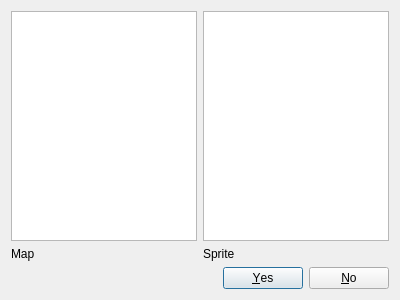
<?xml version="1.0" encoding="UTF-8"?>
<ui version="4.0">
 <class>ColourMatchDialog</class>
 <widget class="QDialog" name="ColourMatchDialog">
  <property name="geometry">
   <rect>
    <x>0</x>
    <y>0</y>
    <width>400</width>
    <height>300</height>
   </rect>
  </property>
  <property name="windowTitle">
   <string>Dialog</string>
  </property>
  <layout class="QVBoxLayout" name="verticalLayout">
   <item>
    <layout class="QGridLayout" name="gridLayout">
     <item row="0" column="1">
      <widget class="QGraphicsView" name="spriteColour"/>
     </item>
     <item row="0" column="0">
      <widget class="QGraphicsView" name="mapColour"/>
     </item>
     <item row="1" column="0">
      <widget class="QLabel" name="label">
       <property name="text">
        <string>Map</string>
       </property>
      </widget>
     </item>
     <item row="1" column="1">
      <widget class="QLabel" name="label_2">
       <property name="text">
        <string>Sprite</string>
       </property>
      </widget>
     </item>
    </layout>
   </item>
   <item>
    <widget class="QDialogButtonBox" name="buttonBox">
     <property name="orientation">
      <enum>Qt::Horizontal</enum>
     </property>
     <property name="standardButtons">
      <set>QDialogButtonBox::No|QDialogButtonBox::Yes</set>
     </property>
    </widget>
   </item>
  </layout>
 </widget>
 <resources/>
 <connections>
  <connection>
   <sender>buttonBox</sender>
   <signal>accepted()</signal>
   <receiver>ColourMatchDialog</receiver>
   <slot>accept()</slot>
   <hints>
    <hint type="sourcelabel">
     <x>248</x>
     <y>254</y>
    </hint>
    <hint type="destinationlabel">
     <x>157</x>
     <y>274</y>
    </hint>
   </hints>
  </connection>
  <connection>
   <sender>buttonBox</sender>
   <signal>rejected()</signal>
   <receiver>ColourMatchDialog</receiver>
   <slot>reject()</slot>
   <hints>
    <hint type="sourcelabel">
     <x>316</x>
     <y>260</y>
    </hint>
    <hint type="destinationlabel">
     <x>286</x>
     <y>274</y>
    </hint>
   </hints>
  </connection>
 </connections>
</ui>
